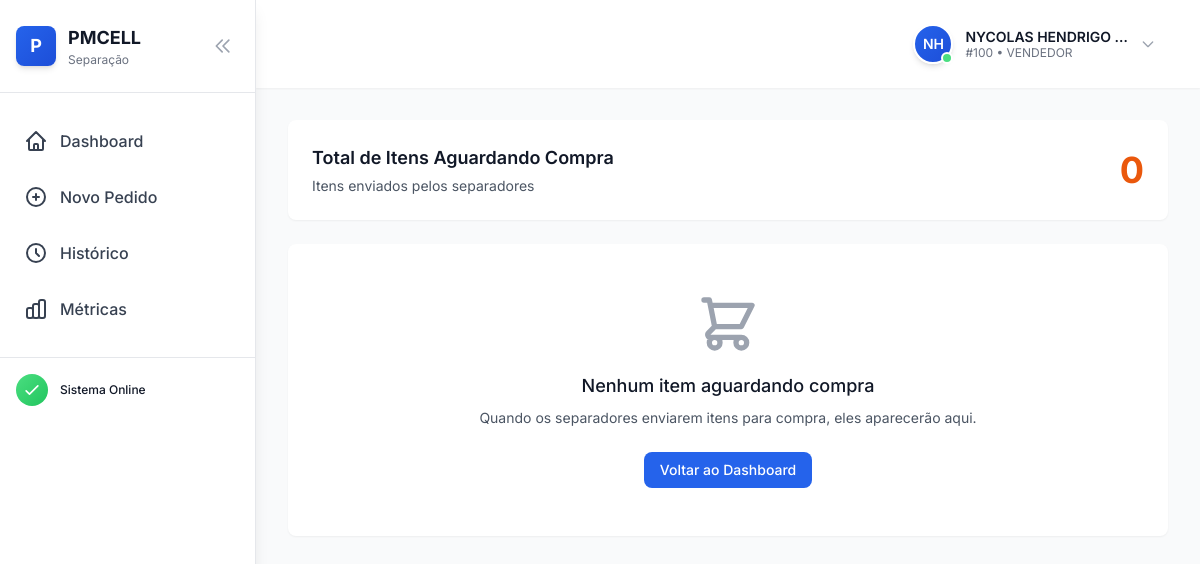
Screenshot of /compras/ (signed in) with the database file from the repository.
### core/models.py (models this page shows, shortened)
class Usuario(AbstractBaseUser):
    numero_login = models.IntegerField(
        unique=True,
        verbose_name='Número de Login',
        help_text='Número único para identificação do usuário'
    )
    nome = models.CharField(
        max_length=200,
        verbose_name='Nome Completo'
    )
    tipo = models.CharField(
        max_length=20,
        choices=TipoUsuario.choices,
        default=TipoUsuario.SEPARADOR,
        verbose_name='Tipo de Usuário'
    )
    ativo = models.BooleanField(
        default=True,
        verbose_name='Ativo'
    )
    is_admin = models.BooleanField(
        default=False,
        verbose_name='Administrador'
    )
    criado_em = models.DateTimeField(
        auto_now_add=True,
        verbose_name='Criado em'
    )
    atualizado_em = models.DateTimeField(
        auto_now=True,
        verbose_name='Atualizado em'
    )
    objects = UsuarioManager()
    USERNAME_FIELD = 'numero_login'
    REQUIRED_FIELDS = ['nome']
    class Meta:
        verbose_name = 'Usuário'
        verbose_name_plural = 'Usuários'
        ordering = ['numero_login']

### core/presentation/web/views.py (the view)
# urls.py: path('compras/', PainelComprasView.as_view(), name='painel_compras'),
class PainelComprasView(View):
    @method_decorator(login_required)
    def dispatch(self, *args, **kwargs):
        return super().dispatch(*args, **kwargs)
    def get(self, request):
        from core.models import ItemPedido as ItemPedidoModel
        from itertools import groupby
        from operator import attrgetter
        from django.core.paginator import Paginator
        logger.info(
            f"Acessando painel de compras: usuario={request.user.numero_login}"
        )
        itens_em_compra = ItemPedidoModel.objects.filter(
            em_compra=True
        ).select_related(
            'pedido',
            'pedido__vendedor',
            'produto',
            'enviado_para_compra_por'
        ).order_by(
            'pedido__numero_orcamento',
            'id'
        )
        total_itens = itens_em_compra.count()
        logger.info(f"Total de itens em compra: {total_itens}")
        page_number = request.GET.get('page', 1)
        paginator = Paginator(itens_em_compra, 20)  # 20 itens por página
        page_obj = paginator.get_page(page_number)
        itens_agrupados = []
        for pedido, itens in groupby(page_obj, key=attrgetter('pedido')):
            itens_lista = list(itens)
            itens_agrupados.append((pedido, itens_lista))
        return render(
            request,
            'painel_compras.html',
            {
                'usuario': request.user,
                'itens_compra': itens_agrupados,
                'total_itens': total_itens,
                'page_obj': page_obj,  # Fase 34: Adicionar objeto de paginação
            }
        )

### core/context_processors.py (called while the page is built)
def theme_colors(request):
    theme_vars = cache.get('theme_colors')
    if theme_vars is None:
        theme = ThemeConfiguration.get_active_theme()
        theme_vars = theme.to_css_variables()
        theme_vars.update({
            'theme': {
                'primary_color': theme.primary_color,
                'primary_hover': theme.primary_hover,
                'vendedor_color': theme.vendedor_color,
                'separador_color': theme.separador_color,
                'compradora_color': theme.compradora_color,
                'admin_color': theme.admin_color,
                'success_color': theme.success_color,
                'warning_color': theme.warning_color,
                'info_color': theme.info_color,
            }
        })
        cache.set('theme_colors', theme_vars, 3600)
    return theme_vars

### core/models.py (called while the page is built)
    @classmethod
    def get_active_theme(cls):
        theme = cls.objects.filter(active=True).first()
        if not theme:
            theme = cls.objects.create(active=True)
        return theme

    def to_css_variables(self):
        return {
            '--color-primary': self.primary_color,
            '--color-primary-hover': self.primary_hover,
            '--color-vendedor': self.vendedor_color,
            '--color-separador': self.separador_color,
            '--color-compradora': self.compradora_color,
            '--color-admin': self.admin_color,
            '--color-success': self.success_color,
            '--color-warning': self.warning_color,
            '--color-info': self.info_color,
        }

### templates/painel_compras.html (shortened to what this page needs)
{% extends "base.html" %}
{% block content %}
{% include "partials/_sidebar_menu.html" %}
<div class="min-h-screen bg-gray-50 lg:pl-64">
    <header class="bg-white shadow-sm sticky top-0 z-30">
        <div class="max-w-7xl mx-auto px-4 sm:px-6 lg:px-8 py-4">
            <div class="flex justify-between items-center">
                <div class="flex items-center">
                    {% include "partials/_user_dropdown.html" %}
                </div>
            </div>
        </div>
    </header>
    <main class="max-w-7xl mx-auto px-4 sm:px-6 lg:px-8 py-8">
        <div class="bg-white rounded-lg shadow-sm p-6 mb-6">
            <div class="flex items-center justify-between">
                <div>
                    <h2 class="text-lg font-semibold text-gray-900">Total de Itens Aguardando Compra</h2>
                    <p class="text-sm text-gray-600 mt-1">Itens enviados pelos separadores</p>
                </div>
                <div class="text-4xl font-bold text-orange-600">
                    {{ total_itens }}
                </div>
            </div>
        </div>
        {% if itens_compra %}
            <div class="space-y-6">
                {% for pedido, itens in itens_compra %}
                <div class="bg-white rounded-lg shadow-sm overflow-hidden">
                    <div class="bg-blue-50 px-6 py-4 border-b border-blue-100">
                        <div class="flex items-center justify-between">
                            <div>
                                <h3 class="text-lg font-semibold text-gray-900">
                                    Pedido #{{ pedido.numero_orcamento }} - {{ pedido.nome_cliente }}
                                </h3>
                                <p class="text-sm text-gray-600 mt-1">
                                    Cliente: {{ pedido.codigo_cliente }} |
                                    Vendedor: {{ pedido.vendedor.nome }} |
                                    Data: {{ pedido.data }}
                                </p>
                            </div>
                            <div class="text-right">
                                <span class="inline-flex items-center px-3 py-1 rounded-full text-sm font-medium bg-blue-100 text-blue-800">
                                    {{ itens|length }} item{{ itens|length|pluralize }}
                                </span>
                            </div>
                        </div>
                    </div>
                    <div class="divide-y divide-gray-200">
                        {% for item in itens %}
                        <div class="px-6 py-4 hover:bg-gray-50 transition-colors" data-item-id="{{ item.id }}">
                            <div class="flex items-start justify-between">
                                <div class="flex-1">
                                    <div class="flex items-center space-x-3">
                                        <div class="flex-shrink-0">
                                            <input type="checkbox"
                                                   class="w-5 h-5 text-blue-600 rounded border-gray-300 focus:ring-blue-500 cursor-pointer"
                                                   {% if item.pedido_realizado %}checked disabled{% endif %}
                                                   hx-post="{% url 'marcar_realizado' item.id %}"
                                                   hx-target="#badge-{{ item.id }}"
                                                   hx-swap="outerHTML">
                                        </div>
                                        <div class="flex-1">
                                            <h4 class="text-base font-medium text-gray-900">
                                                {{ item.produto.descricao }}
                                            </h4>
                                            <p class="text-sm text-gray-600 mt-1">
                                                Código: {{ item.produto.codigo }} |
                                                Quantidade: <span class="font-semibold">{{ item.quantidade_solicitada }}</span>
                                            </p>
                                            <div class="flex items-center space-x-4 mt-2 text-xs text-gray-500">
                                                <span class="flex items-center">
                                                    <svg class="w-4 h-4 mr-1" fill="none" stroke="currentColor" viewBox="0 0 24 24">
                                                        <path stroke-linecap="round" stroke-linejoin="round" stroke-width="2" d="M16 7a4 4 0 11-8 0 4 4 0 018 0zM12 14a7 7 0 00-7 7h14a7 7 0 00-7-7z"></path>
                                                    </svg>
                                                    Enviado por: <span class="font-medium ml-1">{{ item.enviado_para_compra_por.nome }}</span>
                                                </span>
                                                <span class="flex items-center">
                                                    <svg class="w-4 h-4 mr-1" fill="none" stroke="currentColor" viewBox="0 0 24 24">
                                                        <path stroke-linecap="round" stroke-linejoin="round" stroke-width="2" d="M12 8v4l3 3m6-3a9 9 0 11-18 0 9 9 0 0118 0z"></path>
                                                    </svg>
                                                    {{ item.enviado_para_compra_em|date:"d/m/Y H:i" }}
                                                </span>
                                            </div>
                                        </div>
                                    </div>
                                </div>
                                <div class="flex-shrink-0 ml-4">
                                    {% include 'partials/badge_status_compra.html' with item=item %}
                                </div>
                            </div>
                        </div>
                        {% endfor %}
                    </div>
                </div>
                {% endfor %}
            </div>
        {% else %}
            <div class="bg-white rounded-lg shadow-sm p-12 text-center">
                <h3 class="mt-4 text-lg font-medium text-gray-900">Nenhum item aguardando compra</h3>
                <p class="mt-2 text-sm text-gray-600">
                    Quando os separadores enviarem itens para compra, eles aparecerão aqui.
                </p>
                <a href="{% url 'dashboard' %}" class="mt-6 inline-flex items-center px-4 py-2 bg-blue-600 text-white text-sm font-medium rounded-lg hover:bg-blue-700 transition-colors">
                    Voltar ao Dashboard
                </a>
            </div>
        {% endif %}
    </main>
</div>
{% endblock %}

### templates/partials/_user_dropdown.html (shortened to what this page needs)
<div class="relative" x-data="{ open: false }">
    <button
        @click="open = !open"
        @keydown.escape="open = false"
        type="button"
        class="w-full flex items-center space-x-3 px-3 py-2 rounded-lg hover:bg-gray-100 transition-all duration-200 focus:outline-none focus:ring-2 focus:ring-blue-500 focus:ring-offset-2 cursor-pointer"
    >
        <div class="relative pointer-events-none">
            <div class="w-10 h-10 rounded-full bg-gradient-to-br from-blue-600 to-blue-700 flex items-center justify-center text-white font-semibold text-sm shadow-md border-2 border-white">
                {% with names=usuario.nome.split %}
                    {% if names|length > 1 %}
                        {{ names.0.0|upper }}{{ names.1.0|upper }}
                    {% else %}
                        {{ names.0.0|upper }}{{ names.0.1|upper }}
                    {% endif %}
                {% endwith %}
            </div>
            <span class="absolute bottom-0 right-0 block h-3 w-3 rounded-full bg-green-400 border-2 border-white"></span>
        </div>
        <div class="text-left pointer-events-none">
            <p class="text-sm font-semibold text-gray-900 leading-tight">{{ usuario.nome|truncatewords:2 }}</p>
            <p class="text-xs text-gray-500 leading-tight">#{{ usuario.numero_login }} • {{ usuario.tipo }}</p>
        </div>
        <svg
            class="w-4 h-4 text-gray-400 transition-transform duration-200 pointer-events-none"
            :class="{ 'rotate-180': open }"
            fill="none"
            stroke="currentColor"
            viewBox="0 0 24 24"
        >
            <path stroke-linecap="round" stroke-linejoin="round" stroke-width="2" d="M19 9l-7 7-7-7"></path>
        </svg>
    </button>
</div>

### templates/base.html (style rules this page uses)
body { font-family: 'Inter', sans-serif; }
* { transition-timing-function: cubic-bezier(0.4, 0.0, 0.2, 1); }

### rows the page displays
Usuario: nome "NYCOLAS HENDRIGO …", numero_login "100", tipo "VENDEDOR"

### other values shown
{{ names.0.0|upper }} "N"
{{ names.1.0|upper }} "H"
{{ total_itens }} "0"
